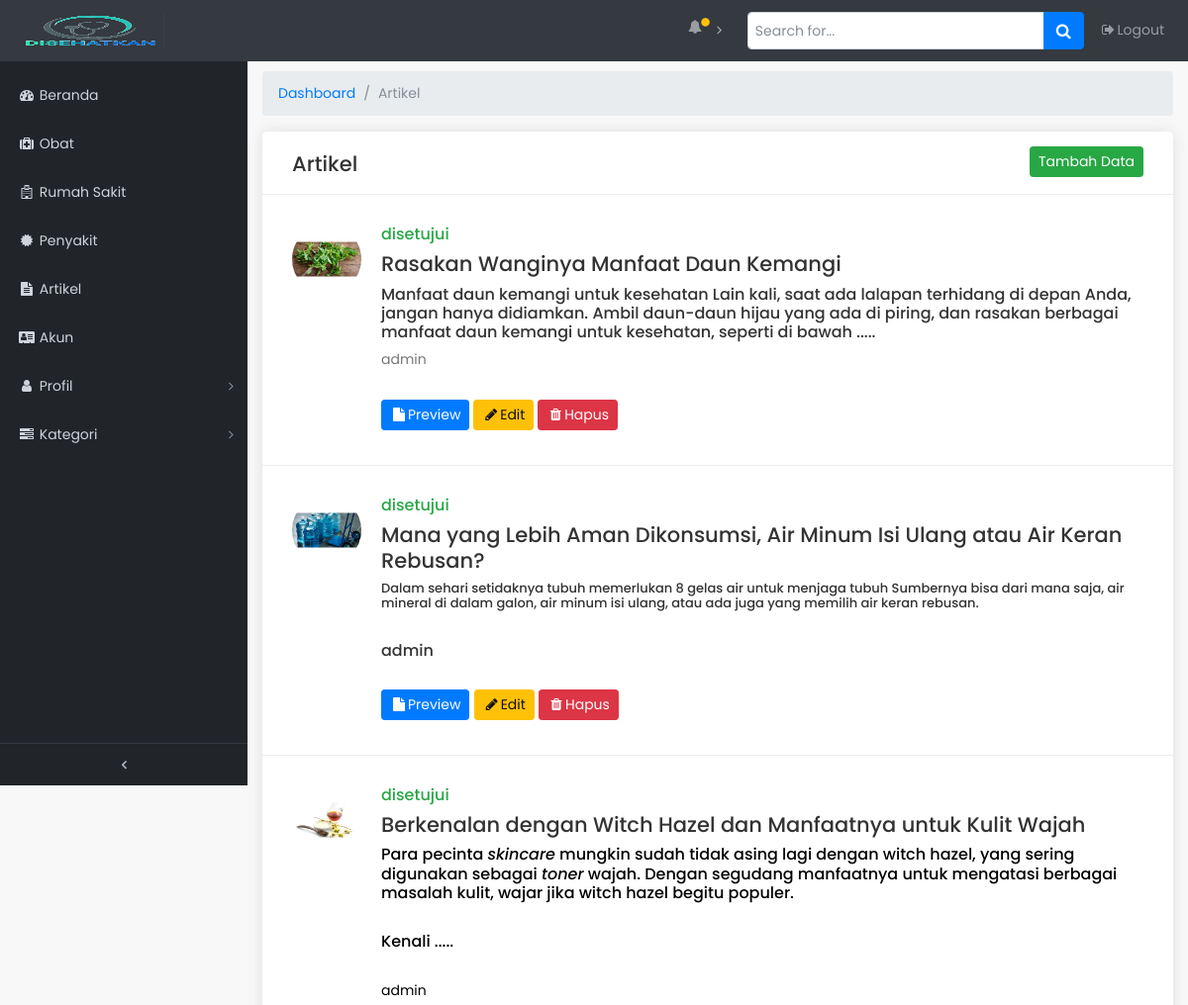
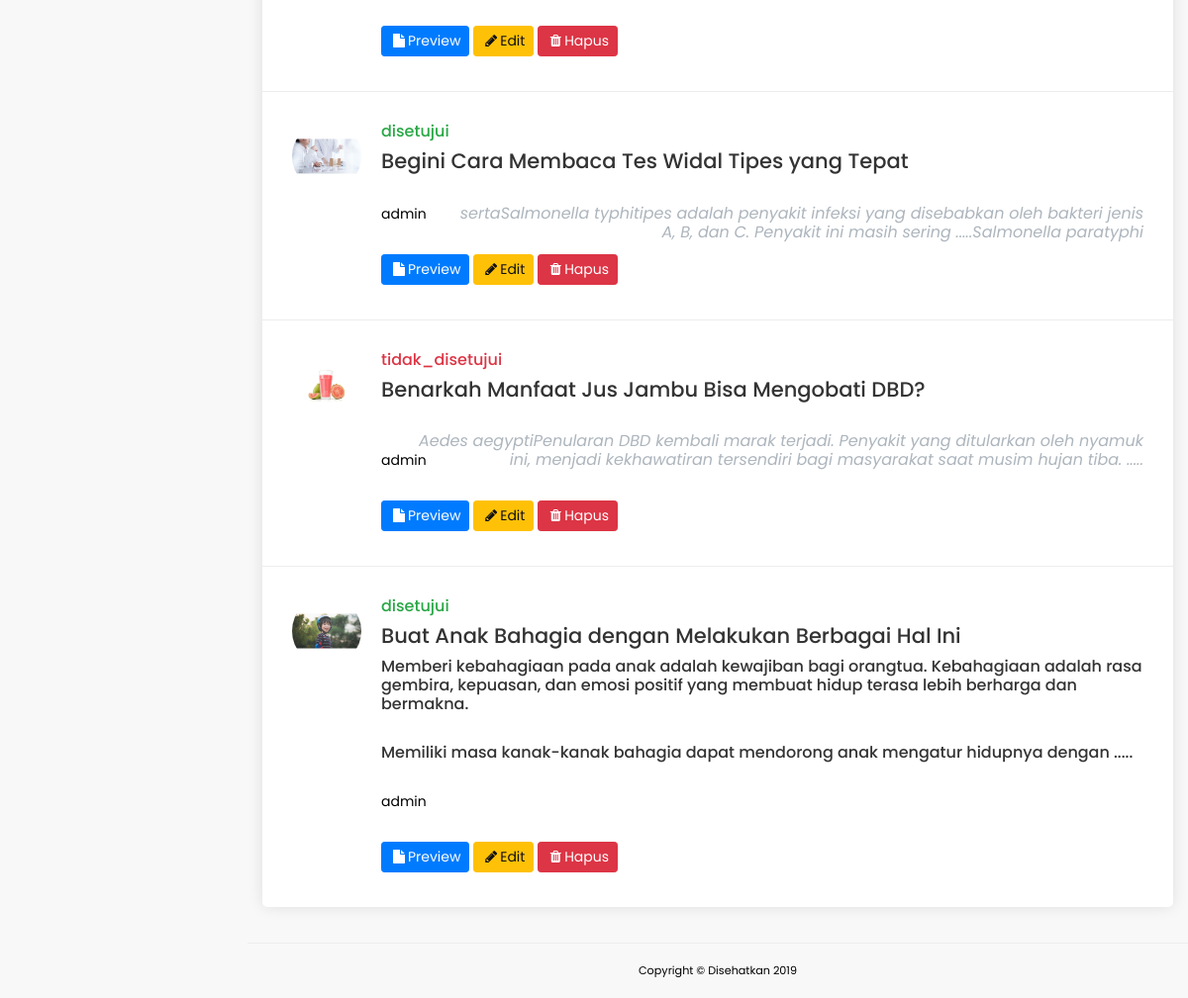
Screenshot of /admin_section/artikel.php with the database file from the repository (2 pictures, top to bottom).
### tables this page shows
CREATE TABLE `artikel` (
  `id_artikel` int(11) NOT NULL,
  `foto_artikel` text NOT NULL,
  `judul_artikel` text NOT NULL,
  `isi_artikel` text NOT NULL,
  `id_kategori_artikel` int(11) NOT NULL,
  `tingkat` varchar(30) NOT NULL,
  `id_dokter` int(11) DEFAULT NULL,
  `status` varchar(30) NOT NULL
);

### admin_section/artikel.php (the view, shortened to what this page needs)
<?php
  include 'koneksi.php';
  $sql="SELECT * FROM artikel";
  $query=mysqli_query($koneksi,$sql);
?>
<html lang="en">
<head>
  <link href="vendor/bootstrap/css/bootstrap.min.css" rel="stylesheet">
  <link href="vendor/font-awesome/css/font-awesome.min.css" rel="stylesheet" type="text/css">
  <link href="vendor/datatables/dataTables.bootstrap4.css" rel="stylesheet">
  <link href="css/admin.css" rel="stylesheet">
  <link href="css/admin.css" rel="stylesheet">
</head>
<body class="fixed-nav sticky-footer" id="page-top">
  <?php include 'component/header.php'; ?>
  <div class="content-wrapper">
    <div class="container-fluid">
      <ol class="breadcrumb">
        <li class="breadcrumb-item">
          <a href="#">Dashboard</a>
        </li>
        <li class="breadcrumb-item active">Artikel</li>
      </ol>
		<div class="box_general">
			<div class="header_box">
				<h2 class="d-inline-block">Artikel</h2>
        <div style="float: right;"><a href="artikel_tambah.php" class="btn btn-sm btn-success">Tambah Data</a></div>
			</div>
					<?php while ($data=mysqli_fetch_array($query)) {
              $pisah=explode(" ",$data['isi_artikel']);
          ?>
            <?php
              $status=$data['status'];
              if ($status=="disetujui") {
                $status_artikel="<h6 class='text-success'>". $data['status'] ."</h6>";
              }
              else{
                $status_artikel="<h6 class='text-danger'>". $data['status'] ."</h6>";
              }
            ?>
            <div class="list_general">
        <ul>
          <li>
            <figure><img src="img/<?php echo $data['foto_artikel'] ?>"></figure>
            <?php echo $status_artikel; ?>
            <h4><?php echo $data['judul_artikel'] ?></h4>
            <h6>
                    <?php
                      for ($i=0; $i < 34; $i++) {
                        echo $pisah[$i]." ";
                      }
                      echo ".....";
                    ?>
            </h6>
            <p><?php echo $data['tingkat'] ?></p>
            <p>
              <div class="" role="group">
                <a href="artikel_detail.php?id=<?php echo $data['id_artikel'] ?>" class="btn btn-sm btn-primary"><i class="fa fa-fw fa-file"></i>Preview</a>
                <a href="artikel_ubah.php?id=<?php echo $data['id_artikel'] ?>" class="btn btn-sm btn-warning"><i class="fa fa-fw fa-pencil"></i>Edit</a>
                <a href="artikel_hapus.php?id=<?php echo $data['id_artikel'] ?>" class="btn btn-sm btn-danger"><i class="fa fa-fw fa-trash"></i>Hapus</a>
              </div>
            </p>
          </li>
          </ul>
      </div>
        <?php } ?>
		</div>
	  </div>
   	</div>
    <?php include 'component/footer.php' ?>
</body>
</html>

### admin_section/css/admin.css (style rules this page uses)
html { position: relative; min-height: 100%; }
body { overflow-x: hidden; }
body.sticky-footer { margin-bottom: 62px; }
body.sticky-footer .content-wrapper { min-height: calc(100vh - 62px - 62px); }
body.fixed-nav { padding-top: 56px; }
.content-wrapper { min-height: calc(100vh - 62px); padding-top: 1rem; }
.content-wrapper { overflow-x: hidden; background: white; }
@media (min-width: 992px) { .content-wrapper { margin-left: 250px; } }
body { background: #f8f8f8; color: #777 !important; font-family: "Poppins", Helvetica, sans-serif; font-size: 14px; font-size: 0.875rem; }
.content-wrapper { background: #f8f8f8; }
h1, h2, h3, h4, h5, h6 { color: #333 !important; }
p { margin-bottom: 30px; }
a { color: #007bff; text-decoration: none; -moz-transition: all 0.5s ease-in-out; -o-transition: all 0.5s ease-in-out; -webkit-transition: all 0.5s ease-in-out; -ms-transition: all 0.5s ease-in-out; transition: all 0.5s ease-in-out; outline: none; }
.box_general { background-color: #fff; padding: 15px 30px 0 30px; -webkit-border-radius: 5px; -moz-border-radius: 5px; -ms-border-radius: 5px; border-radius: 5px; margin-bottom: 30px; color: #777; font-size: 14px; font-size: 0.875rem; -webkit-box-shadow: 0px 0px 15px 0px rgba(0, 0, 0, 0.1); -moz-box-shadow: 0px 0px 15px 0px rgba(0, 0, 0, 0.1); box-shadow: 0px 0px 15px 0px rgba(0, 0, 0, 0.1); }
.header_box { padding-bottom: 10px; }
.header_box h2 { font-size: 21px; font-size: 1.3125rem; display: inline-block; margin-top: 5px; }
.list_general > ul { padding: 0; margin: 0; list-style: none; }
.list_general > ul > li { margin: 0 -30px 0 -30px; position: relative; padding: 30px 30px 5px 120px; border-top: 1px solid #ededed; }
.list_general > ul > li figure { width: 70px; height: 70px; -webkit-border-radius: 50%; -moz-border-radius: 50%; -ms-border-radius: 50%; border-radius: 50%; overflow: hidden; position: absolute; left: 30px; top: 30px; }
.list_general > ul > li figure img { width: 70px; height: auto; position: absolute; left: 50%; top: 50%; -webkit-transform: translate(-50%, -50%); -moz-transform: translate(-50%, -50%); -ms-transform: translate(-50%, -50%); -o-transform: translate(-50%, -50%); transform: translate(-50%, -50%); }
.list_general > ul h4 { font-size: 21px; font-size: 1.3125rem; }
.list_general > ul span { float: right; font-style: italic; color: #adb5bd; }

### rows the page displays
artikel: foto_artikel (picture), status "disetujui", judul_artikel "Rasakan Wanginya Manfaat Daun Kemangi", i "Manfaat", i "daun", i "kemangi", i "untuk", i "kesehatan Lain", i "kali,", i "saat", i "ada", i "lalapan", i "terhidang", i "di", i "depan", i "Anda,", i "jangan", i "hanya", i "didiamkan.", i "Ambil", i "daun-daun", i "hijau", i "yang", i "piring,", i "dan", i "rasakan", i "berbagai", i "manfaat", i "kesehatan,", i "seperti", i "bawah", tingkat "admin"
artikel: foto_artikel (picture), status "disetujui", judul_artikel "Mana yang Lebih Aman Dikonsumsi, Air Minum Isi Ulang atau Air Keran Rebusan?", i "Dalam", i "sehari", i "setidaknya", i "tubuh", i "memerlukan", i "8", i "gelas", i "air", i "untuk", i "menjaga", i "Sumbernya", i "bisa", i "dari", i "mana", i "saja,", i "mineral", i "di", i "dalam", i "galon,", i "minum", i "isi", i "ulang,", i "atau", i "ada", i "juga", i "yang", i "memilih", i "keran", i "rebusan."
artikel: foto_artikel (picture), status "disetujui", judul_artikel "Berkenalan dengan Witch Hazel dan Manfaatnya untuk Kulit Wajah", i "Para", i "pecinta", i "skincare", i "mungkin", i "sudah", i "tidak", i "asing", i "lagi", i "dengan", i "witch", i "hazel,", i "yang", i "sering", i "digunakan", i "sebagai", i "toner", i "wajah.", i "Dengan", i "segudang", i "manfaatnya", i "untuk", i "mengatasi", i "berbagai", i "masalah", i "kulit,", i "wajar", i "jika", i "hazel", i "begitu", i "populer.", i "Kenali", tingkat "admin"
artikel: foto_artikel (picture), status "disetujui", judul_artikel "Begini Cara Membaca Tes Widal Tipes yang Tepat", i "tipes", i "adalah", i "penyakit", i "infeksi", i "yang", i "disebabkan", i "oleh", i "bakteri", i "jenis", i "Salmonella", i "typhi", i "serta", i "paratyphi", i "A,", i "B,", i "dan", i "C.", i "Penyakit", i "ini", i "masih", i "sering", tingkat "admin"
artikel: foto_artikel (picture), status "tidak_disetujui", judul_artikel "Benarkah Manfaat Jus Jambu Bisa Mengobati DBD?", i "Penularan", i "DBD", i "kembali", i "marak", i "terjadi.", i "Penyakit", i "yang", i "ditularkan", i "oleh", i "nyamuk", i "Aedes", i "aegypti", i "ini,", i "menjadi", i "kekhawatiran", i "tersendiri", i "bagi", i "masyarakat", i "saat", i "musim", i "hujan", i "tiba.", tingkat "admin"
artikel: foto_artikel (picture), status "disetujui", judul_artikel "Buat Anak Bahagia dengan Melakukan Berbagai Hal Ini", i "Memberi", i "kebahagiaan", i "pada", i "anak", i "adalah", i "kewajiban", i "bagi", i "orangtua.", i "Kebahagiaan", i "rasa", i "gembira,", i "kepuasan,", i "dan", i "emosi", i "positif", i "yang", i "membuat", i "hidup", i "terasa", i "lebih", i "berharga", i "bermakna. Memiliki", i "masa", i "kanak-kanak", i "bahagia", i "dapat", i "mendorong", i "mengatur", i "hidupnya", i "dengan", tingkat "admin"
